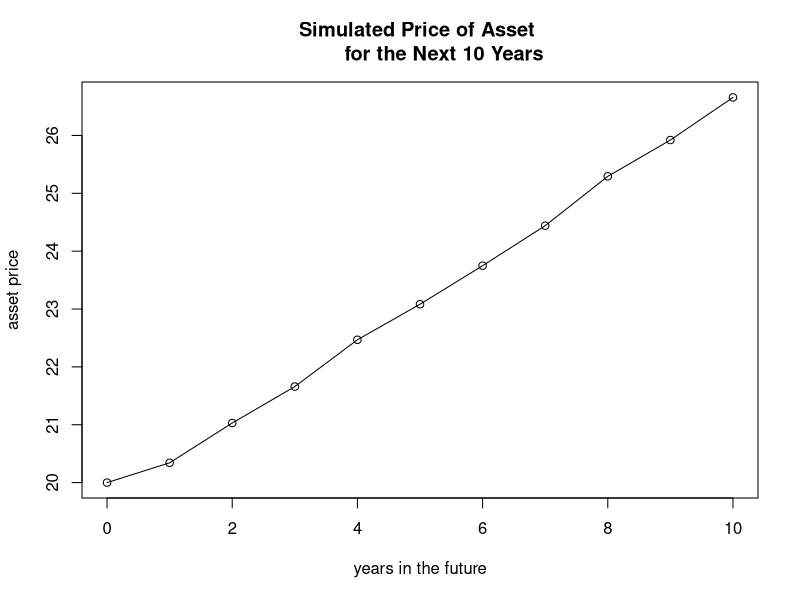

The R script that drew this image:
##

x <- 1:10
y <- 0:10
y[1]=20
for (val in 1:10) {
  x[val] <- rnorm(1, mean=0.03, sd=0.005)
}
tot <- sum(x)
for (ct in 1:10) {
  list_ctr = 1:ct
  value = 20*exp(sum(x[list_ctr]))
  y[ct+1] = value
}
print(y)
x_list = 0:10
plot(x_list, y, type = 'o', main="Simulated Price of Asset 
	for the Next 10 Years", xlab="years in the future", ylab="asset price")

##
values = 1:2000
for (ct in 1:2000) {
  samp = rnorm(10, mean=0.03, sd=0.005)
  tot = sum(samp)
  values[ct] = 20*exp(tot)
}
print(mean(values))